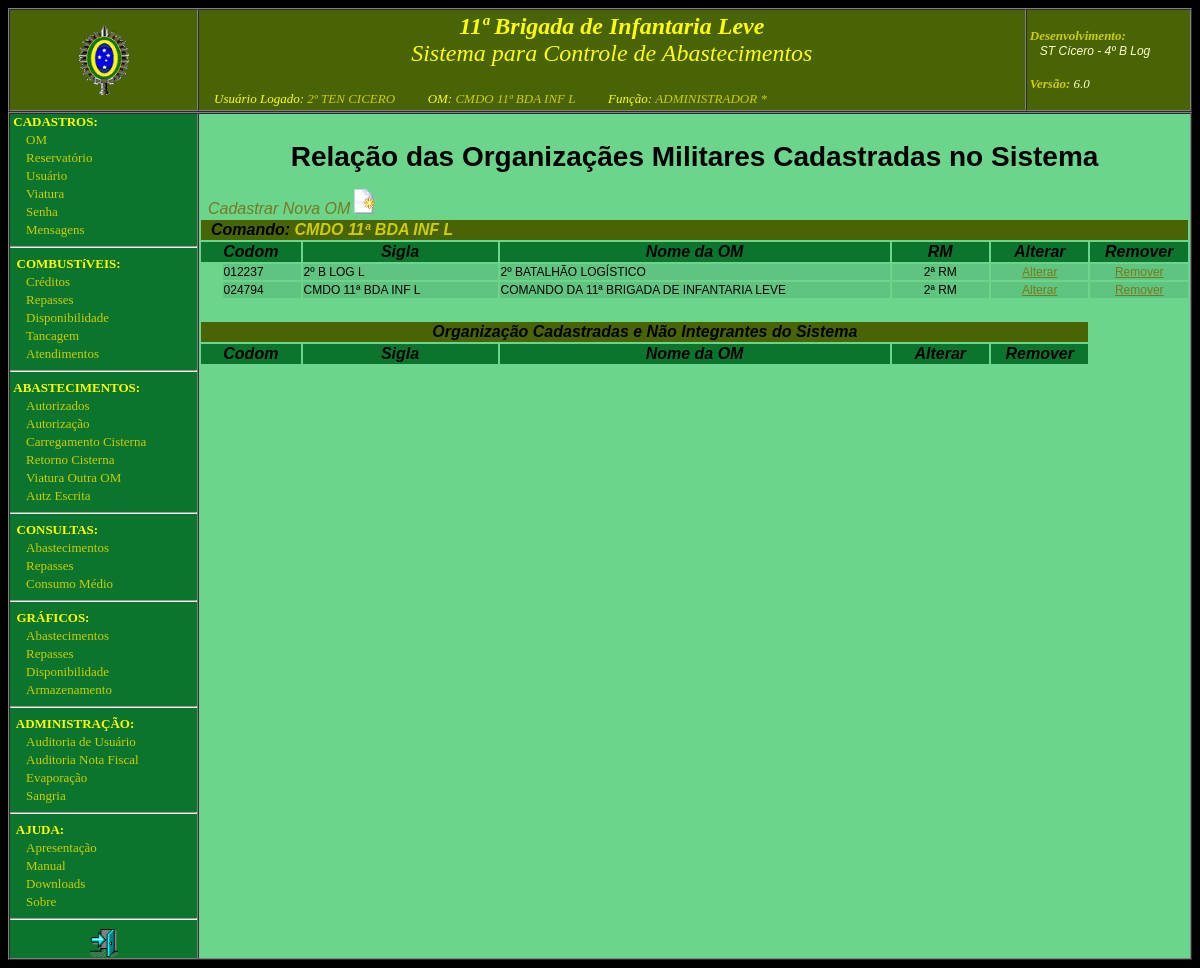
Screenshot of /index.php?nomeArquivo=cons_om.php (signed in) with the database file from the repository.
### tables this page shows
CREATE TABLE IF NOT EXISTS `om` (
  `codom` char(6) NOT NULL,
  `sigla` char(30) NOT NULL,
  `nome` char(70) NOT NULL,
  `tipo` char(15) NOT NULL COMMENT 'OC, C Mil A, Cmdo RM, Cmdo DE, Cmdo Bda, Integrante, Não Integrante',
  `oc` char(6) DEFAULT NULL,
  `subordinacao` char(6) DEFAULT NULL,
  `rm` char(2) DEFAULT NULL
);

### configuracao.php (called while the page is built, shortened)
<?php
$cor_fundo = '#6bd58c';
$cor_submenu = '#CDCD00';
$cor1 ='#496404';
$cor2 = '#0b752d';
$cor3 ='#5fc47f';
?>

### cons_om.php (the view, shortened to what this page needs)
<head>
</head>
<?php
	echo "<font size='5'><br><t1>Relação das Organizaçães Militares Cadastradas no Sistema</b></font> <p>";
	if (($_SESSION['perfil']=='ADMINISTRADOR *') or ($_SESSION['perfil']=='ADMINISTRADOR') or (($_SESSION['perfil']=='FISCAL DA OM') and ($_SESSION['gerente']=='SIM'))) {
		echo "<div align='left'><t2><a href='index.php?nomeArquivo=cad_om.php' style='text-decoration:none'>&nbsp;&nbsp;Cadastrar Nova OM<IMG SRC='./imagens/novo.png' width='25' height='25' border=0></a><br>";
	}
	echo "<table border='0' width='100%' align='center' valign='top'>";
	$qrs_oc="SELECT distinct om1.codom, om1.sigla
				FROM om om1, om om2
				where
					om1.codom=om2.subordinacao
					AND om1.subordinacao is not null
					ORDER BY abs(substring(om1.sigla,6)), om1.sigla";
	$result = mysql_query($qrs_oc);
  	while ($row = mysql_fetch_array($result, MYSQL_NUM)) {
		echo "<tr bgcolor='$cor1'><td colspan='7'><coluna>&nbsp;&nbsp;Comando:&nbsp;<font color='$cor_submenu'>$row[1]</td></tr>";
		echo "<tr align='center' bgcolor='$cor2'>
					<td width='10%' colspan='2'><coluna>Codom</td>
					<td width='20%'><coluna>Sigla</td>
					<td width='40%'><coluna>Nome da OM</td>
					<td width='10%'><coluna>RM</td>";
		if (($_SESSION['perfil']=='ADMINISTRADOR *') OR ($_SESSION['perfil']=='ADMINISTRADOR') OR ($_SESSION['perfil']=='FISCAL DA OM') OR ($_SESSION['perfil']=='CMT DA OM')){
			echo "<td width='10%'><coluna>Alterar</td><td width='10%'><coluna>Remover</td></tr>";
		}
  		$result1 = mysql_query("select * from om where subordinacao='$row[0]' or codom='$row[0]' order by  sigla");
  		while ($row1 = mysql_fetch_array($result1, MYSQL_NUM)) {
			echo "<tr bgcolor='$cor3' class='marcar_linha'><td width='2%' bgcolor='$cor_fundo'></td><td><lin>$row1[0]</td><td><lin>$row1[1]</td><td><lin>$row1[2]</td><td align='center'><lin>$row1[6]ª RM</td>";
			if ($_SESSION['perfil']=='ADMINISTRADOR *') {
				echo"<td align='center'><lin><a href='index.php?nomeArquivo=alterar_om.php&&codom=$row1[0]'>Alterar</td><td align='center'><lin><a href='index.php?nomeArquivo=remover_registro.php&&valor=$row1[0]&&tab=om&&ch=codom&&registro=a OM $row1[1]&&arquivo=remover_om.php'>Remover</td></tr>";
			}
  		}
  		echo"<tr bgcolor='$cor_fundo'><td colspan=6>&nbsp;</td></tr>";
  	}
	echo "<tr align='center' bgcolor='$cor1'><td colspan='6'><coluna>Organização Cadastradas e Não Integrantes do Sistema</td></tr>";
	echo "<tr align='center' bgcolor='$cor2'>
				<td width='10%' colspan='2'><coluna>Codom</td>
				<td width='20%'><coluna>Sigla</td>
				<td width='40%'><coluna>Nome da OM</td>";
	if (($_SESSION['perfil']=='ADMINISTRADOR *') OR ($_SESSION['perfil']=='ADMINISTRADOR') OR ($_SESSION['perfil']=='FISCAL DA OM')){
		echo "<td width='10%'><coluna>Alterar</td><td width='10%'><coluna>Remover</td></tr>";
	}
	echo "</table>";
?>

### css/estilos.css (style rules this page uses)
tr.marcar_linha { font-size:14; font-family: arial, helvetica, serif; color: #000000; background-color: #5fc47f; }
html { background-color: black; }

### index.php (style rules this page uses)
t1 { font-weight: bold; font-size:28; font-family:verdana, sans-serif,helvetica; }
t2 { font-style: italic; font-size:16; font-family:verdana, sans-serif,helvetica; }
coluna { font-style: italic; font-weight: bold; font-size:16; font-family:verdana, sans-serif,helvetica; color: #000000; }
lin { font-size:12; font-family: arial, helvetica, serif; color: #000000; }

### rows the page displays
om: sigla "CMDO 11ª BDA INF L", codom "024794", nome "COMANDO DA 11ª BRIGADA DE INFANTARIA LEVE", rm "2"
om: codom "012237", sigla "2º B LOG L", nome "2º BATALHÃO LOGÍSTICO", rm "2"

### other values shown
$oc_geral "11ª Brigada de Infantaria Leve"
substr($_SESSION['post_grad'],1) "2º TEN"
$_SESSION['nome_guerra'] "CICERO"
$_SESSION['unidade'] "CMDO 11ª BDA INF L"
$_SESSION['perfil'] "ADMINISTRADOR *"
$versao "6.0"
